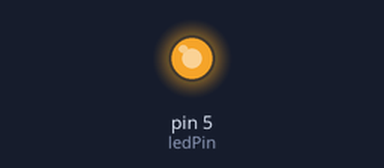
The sketch below on a simulated Arduino Uno, built with avr-gcc and run on an emulated ATmega328P. On the bench: output pins drawn as LEDs (lit = HIGH).

Above: at 0.05 s.
At 1.2 s:
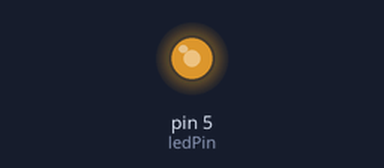
At 2.35 s:
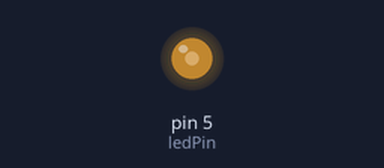
At 4.7 s:
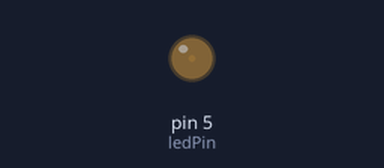
Timing chart, 0 to 6.6 s (numbered marks = the images above):
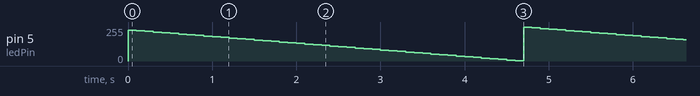

The sketch:

Lesson5.ino
```cpp
int ledPin = 5;
void setup() {
  // put your setup code here, to run once:
  pinMode(ledPin, OUTPUT);
}

void loop() {
  // put your main code here, to run repeatedly:
  for(int i = 1000; i > 0; i -= 5){
    analogWrite(ledPin, i);
    delay(100);
  }
}
```

Measured:
- by itself, pin 5 (ledPin): ramps from 255/255 to 2/255 and jumps back, once every 5.1 s
